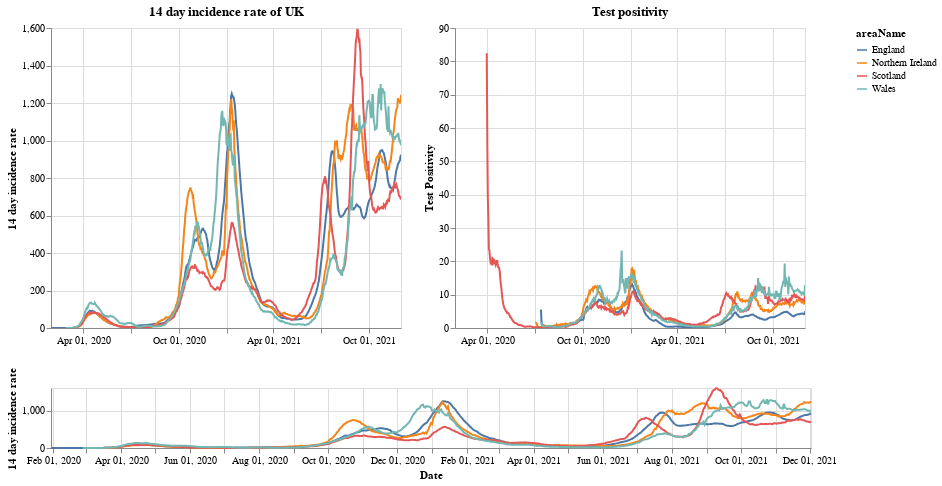

Here is the notebook cell this chart was saved with:
### Markdown cell above
# Plots

First a plot with each country in the UK. The top right shows the positivity rate for (which is the percentage of registered tests which were positive) while the top left is the 14 day incidence rate. The bottom chart can be used to select the timeframe (does not work on a mobile device).

### Code cell
#collapse
brush = alt.selection(type='interval', name='DateBrush',encodings=['x'],fields=['Time'])
leg_selection = alt.selection_multi(fields=['areaName'], bind='legend')

base = alt.Chart(uk_cases).mark_line().encode(
    x=alt.X("yearmonthdate(date):T", axis=alt.Axis(title='Date')),
    y=alt.Y("twoWeeklyCasesRate:Q", axis=alt.Axis(title='14 day incidence rate')),
    tooltip=['areaName', 'date','twoWeeklyCasesRate', 'testPositivity'],
    color='areaName',
    opacity=alt.condition(leg_selection, alt.value(2), alt.value(0.1))
).add_selection(leg_selection).properties(width=350)

upper = base.encode(alt.X('yearmonthdate(date):T', axis=alt.Axis(title=''),
                         scale=alt.Scale(domain=brush))
                   ).properties(title=f'14 day incidence rate of UK')
upper_right = upper.encode(alt.Y('testPositivity:Q', axis=alt.Axis(title='Test Positivity'))).properties(title='Test positivity')
lower = base.properties(height=60, width = 760).add_selection(brush)

(upper | upper_right) & lower

### Figure 1 — Vega-Lite specification as saved in the notebook (floating-point values rounded to 4 significant figures; data arrays with more than 128 entries replaced by an {"elided": "..."} marker saying what was removed)
{"config": {"view": {"continuousWidth": 400, "continuousHeight": 300}}, "vconcat": [{"hconcat": [{"mark": "line", "encoding": {"color": {"type": "nominal", "field": "areaName"}, "opacity": {"condition": {"value": 2, "selection": "selector001"}, "value": 0.1}, "tooltip": [{"type": "nominal", "field": "areaName"}, {"type": "temporal", "field": "date"}, {"type": "quantitative", "field": "twoWeeklyCasesRate"}, {"type": "quantitative", "field": "testPositivity"}], "x": {"type": "temporal", "axis": {"title": ""}, "field": "date", "scale": {"domain": {"selection": "DateBrush"}}, "timeUnit": "yearmonthdate"}, "y": {"type": "quantitative", "axis": {"title": "14 day incidence rate"}, "field": "twoWeeklyCasesRate"}}, "selection": {"selector001": {"type": "multi", "fields": ["areaName"], "bind": "legend"}}, "title": "14 day incidence rate of UK", "width": 350}, {"mark": "line", "encoding": {"color": {"type": "nominal", "field": "areaName"}, "opacity": {"condition": {"value": 2, "selection": "selector001"}, "value": 0.1}, "tooltip": [{"type": "nominal", "field": "areaName"}, {"type": "temporal", "field": "date"}, {"type": "quantitative", "field": "twoWeeklyCasesRate"}, {"type": "quantitative", "field": "testPositivity"}], "x": {"type": "temporal", "axis": {"title": ""}, "field": "date", "scale": {"domain": {"selection": "DateBrush"}}, "timeUnit": "yearmonthdate"}, "y": {"type": "quantitative", "axis": {"title": "Test Positivity"}, "field": "testPositivity"}}, "selection": {"selector001": {"type": "multi", "fields": ["areaName"], "bind": "legend"}}, "title": "Test positivity", "width": 350}]}, {"mark": "line", "encoding": {"color": {"type": "nominal", "field": "areaName"}, "opacity": {"condition": {"value": 2, "selection": "selector001"}, "value": 0.1}, "tooltip": [{"type": "nominal", "field": "areaName"}, {"type": "temporal", "field": "date"}, {"type": "quantitative", "field": "twoWeeklyCasesRate"}, {"type": "quantitative", "field": "testPositivity"}], "x": {"type": "temporal", "axis": {"title": "Date"}, "field": "date", "timeUnit": "yearmonthdate"}, "y": {"type": "quantitative", "axis": {"title": "14 day incidence rate"}, "field": "twoWeeklyCasesRate"}}, "height": 60, "selection": {"selector001": {"type": "multi", "fields": ["areaName"], "bind": "legend"}, "DateBrush": {"type": "interval", "encodings": ["x"], "fields": ["Time"]}}, "width": 760}], "data": {"name": "data-5ded30803dd9262e634d5439e32089ac"}, "$schema": "https://vega.github.io/schema/vega-lite/v4.8.1.json", "datasets": {"data-5ded30803dd9262e634d5439e32089ac": {"elided": "2600 records"}}}
